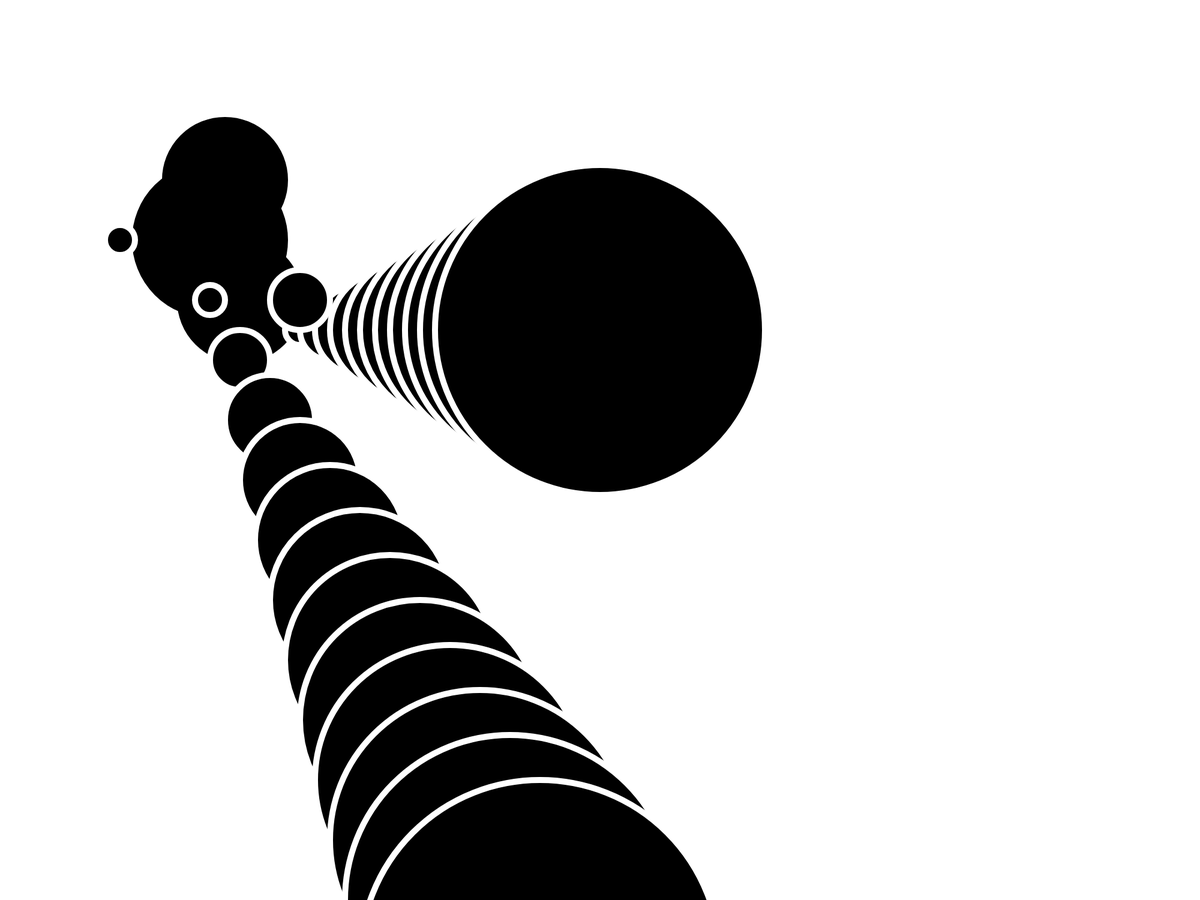
Frame 1 (no input)
Frame 60 (no input): identical to frame 1, image omitted
Frame 120 (the mouse pressed at the canvas centre since frame 60): identical to frame 1, image omitted

The p5.js sketch that drew this single still picture (run headless with seeded random() and noise() and a simulated clock; from frame 60 on, the mouse is pressed at the canvas centre):

// p5.js sketch
// ── sketch.js
function setup(){
    createCanvas(2000,1500);
    background(255, 255, 255);
    fill(0, 0, 0);
    strokeWeight(10);
    ellipse(375, 300, 200, 200);
    ellipse(350, 400, 250, 250);
    ellipse(400, 500, 200, 200);
    stroke(255,255,255);
    ellipse(350, 500, 50, 50);
    ellipse(400, 600, 100, 100);
    ellipse(450, 700, 150, 150);
    ellipse(500, 800, 200, 200);
    ellipse(550, 900, 250, 250);
    ellipse(600, 1000, 300,300);
    ellipse(650, 1100, 350, 350);
    ellipse(700, 1200, 400, 400);
    ellipse(750, 1300, 450, 450);
    ellipse(800, 1400, 500, 500);
    ellipse(850, 1500, 550, 550);
    ellipse(900, 1600, 600, 600);
    ellipse(500, 550, 50, 50);
    ellipse(550, 550, 100, 100);
    ellipse(600, 550, 150, 150);
    ellipse(650, 550, 200, 200);
    ellipse(700, 550, 250, 250);
    ellipse(750, 550, 300, 300);
    ellipse(800, 550, 350, 350);
    ellipse(850, 550, 400, 400);
    ellipse(900, 550, 450, 450);
    ellipse(950, 550, 500, 500);
    ellipse(1000, 550, 550, 550);
    ellipse(500, 500, 100, 100);
    ellipse(200, 400, 50, 50);
    
}
function draw(){

}
